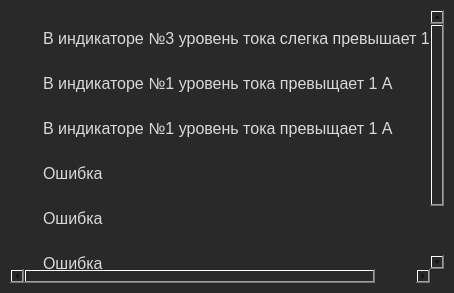
<?xml version="1.0" encoding="UTF-8"?>
<ui version="4.0">
 <class>errorWindow</class>
 <widget class="QWidget" name="errorWindow">
  <property name="geometry">
   <rect>
    <x>0</x>
    <y>0</y>
    <width>454</width>
    <height>293</height>
   </rect>
  </property>
  <property name="windowTitle">
   <string>Form</string>
  </property>
  <property name="styleSheet">
   <string notr="true">background: #292929;
border-radius: 20px;
text-align: center;
display: flex;
justify-content: center;</string>
  </property>
  <layout class="QVBoxLayout" name="verticalLayout">
   <property name="sizeConstraint">
    <enum>QLayout::SetDefaultConstraint</enum>
   </property>
   <property name="leftMargin">
    <number>10</number>
   </property>
   <property name="topMargin">
    <number>10</number>
   </property>
   <property name="rightMargin">
    <number>10</number>
   </property>
   <property name="bottomMargin">
    <number>10</number>
   </property>
   <item>
    <widget class="QScrollArea" name="scrollArea">
     <property name="styleSheet">
      <string notr="true">background: #292929;
display: flex;
align-items: center;
justify-content: center;
flex-direction: column;
gap: 37px;
border-radius: 20px;
z-index: 0;


</string>
     </property>
     <property name="widgetResizable">
      <bool>true</bool>
     </property>
     <widget class="QWidget" name="scrollAreaWidgetContents">
      <property name="geometry">
       <rect>
        <x>0</x>
        <y>0</y>
        <width>424</width>
        <height>288</height>
       </rect>
      </property>
      <property name="styleSheet">
       <string notr="true">background: transparent;
text-align: center;
align-items: center;
justify-content: center;
font-size: 16px; /* или другой размер в зависимости от нужд */
color: #D9D9D9; 
font-family: 'random grotesque standard book', sans-serif; 
text-shadow: 1px 1px 4px rgba(255, 255, 255, 0.8); /* светлый эффект тени текста */
padding: 10px 20px; /* немного пространства вокруг текста */</string>
      </property>
      <layout class="QVBoxLayout" name="verticalLayout_2">
       <item>
        <widget class="QLabel" name="label_4">
         <property name="text">
          <string>В индикаторе №3 уровень тока слегка превышает 1 А</string>
         </property>
        </widget>
       </item>
       <item>
        <widget class="QLabel" name="label_8">
         <property name="text">
          <string>В индикаторе №1 уровень тока превыщает 1 А</string>
         </property>
        </widget>
       </item>
       <item>
        <widget class="QLabel" name="label_7">
         <property name="text">
          <string>В индикаторе №1 уровень тока превыщает 1 А</string>
         </property>
        </widget>
       </item>
       <item>
        <widget class="QLabel" name="label_6">
         <property name="text">
          <string>Ошибка</string>
         </property>
        </widget>
       </item>
       <item>
        <widget class="QLabel" name="label_5">
         <property name="text">
          <string>Ошибка</string>
         </property>
        </widget>
       </item>
       <item>
        <widget class="QLabel" name="label_2">
         <property name="text">
          <string>Ошибка</string>
         </property>
        </widget>
       </item>
       <item>
        <widget class="QLabel" name="label_3">
         <property name="text">
          <string>Ошибка</string>
         </property>
        </widget>
       </item>
      </layout>
     </widget>
    </widget>
   </item>
  </layout>
 </widget>
 <resources/>
 <connections/>
</ui>
